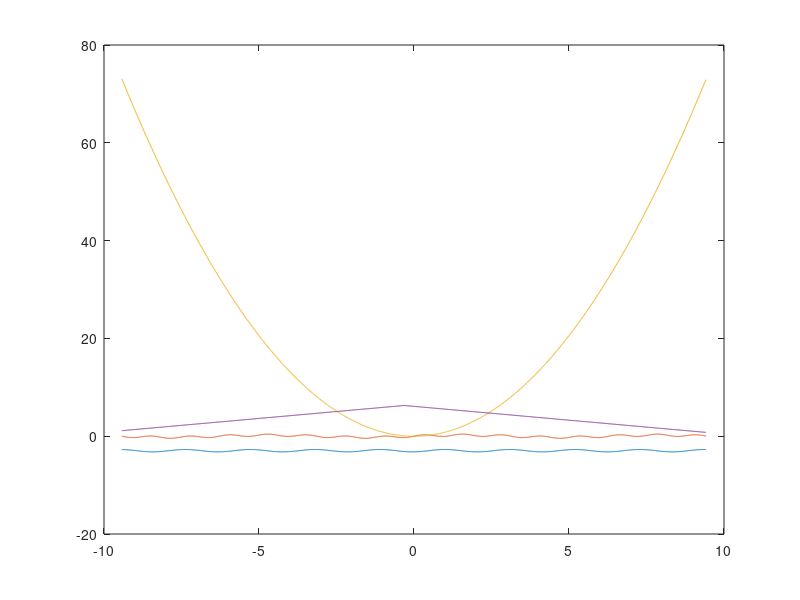

Reproduce this figure in MATLAB.
% построим различные графики функций в одном графическом окне (в одной системе координат)
xx = -3*pi:0.01:3*pi;
yya = (sqrt(3)/4)*sin(3*xx).*cos(2*xx);
yyb = (sin(3*xx - 5*pi/11) - sqrt(8)-3*pi)/(exp(-2)+4);
yyc = (sqrt(5)/exp(1))*xx.^2;
yyd = -(sqrt(8*(xx+0.1*pi).^2))/5 + 2*pi;
plot(xx,[yyb; yya; yyc; yyd])